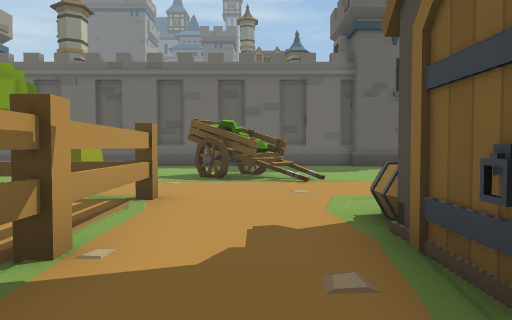
view 1 (above)

21 first-person views from a walk through a Unity game level. The camera is 1.5 m above the floor, tilts 2° down and sees 70° across. The floor is counted in squares, 2 m on a side. Each view is taken from the middle of a square. On the plan, view 1 faces up. The plan holds only what a view shows up to about 11 squares ahead; the rest is blank. The place goes on beyond the plan. Some animated figures are left out. Some surface patterns are stand-ins.

view 2
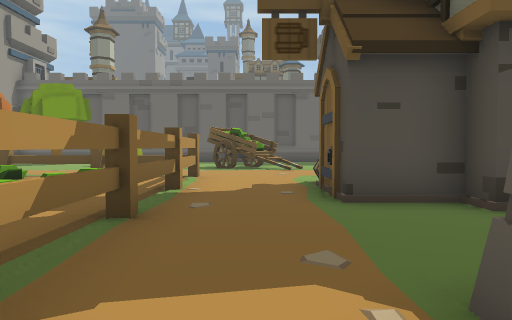

view 3
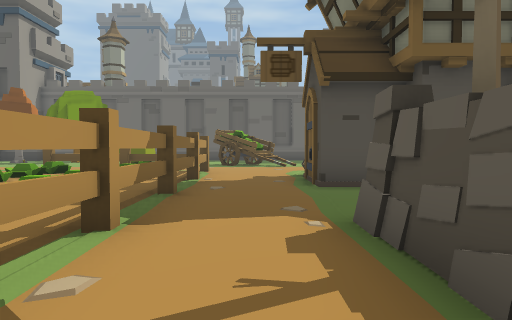

view 4
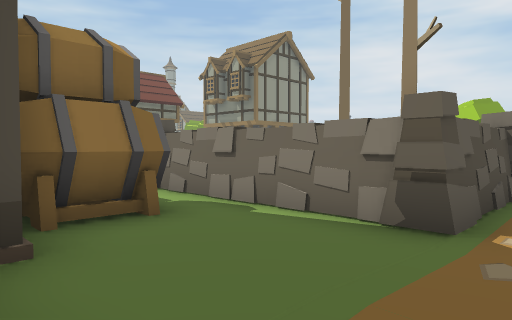

view 5
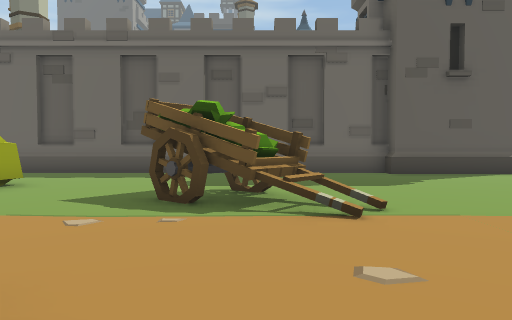

view 6
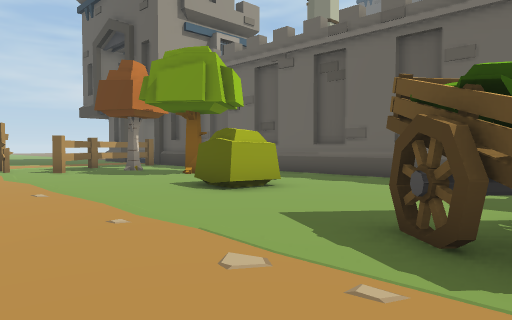

view 7
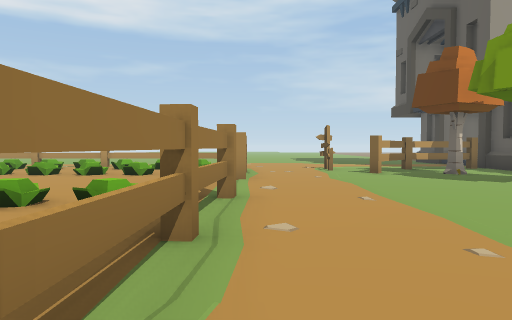

view 8
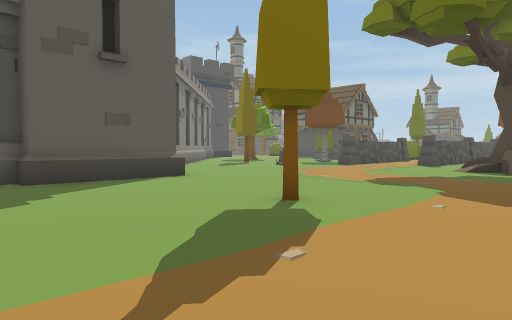

view 9
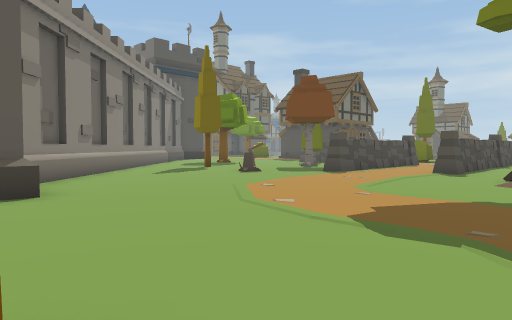

view 10
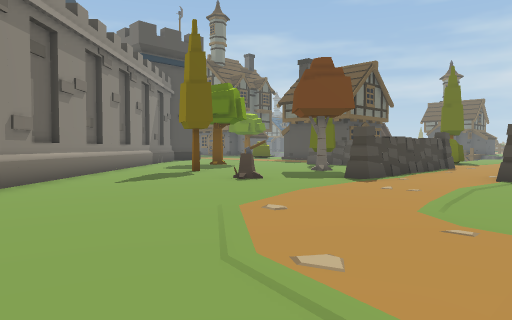

view 11
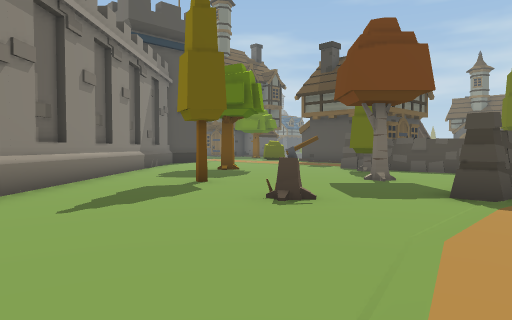

view 12
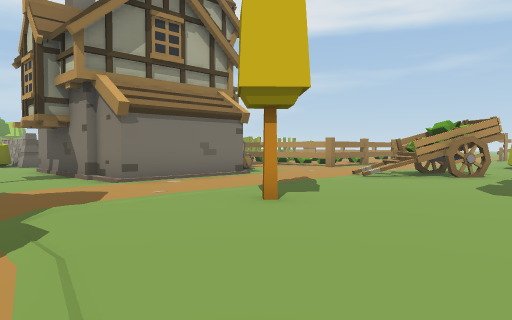

view 13
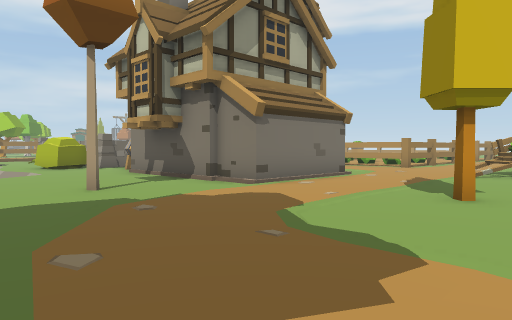

view 14
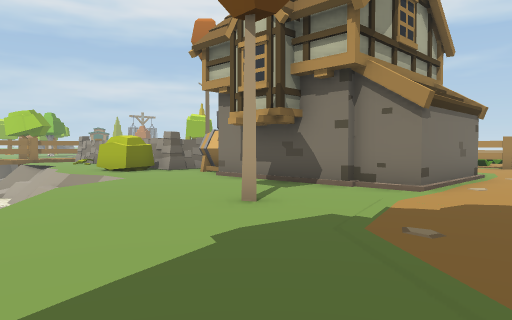

view 15
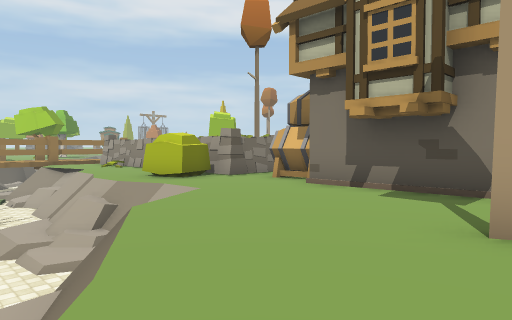

view 16
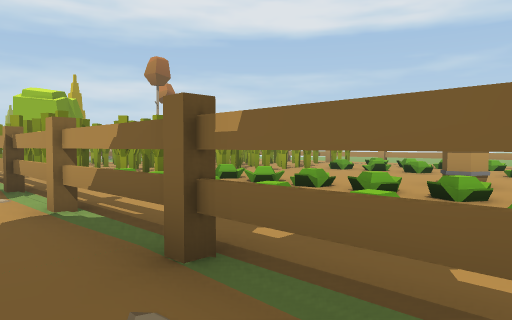

view 17
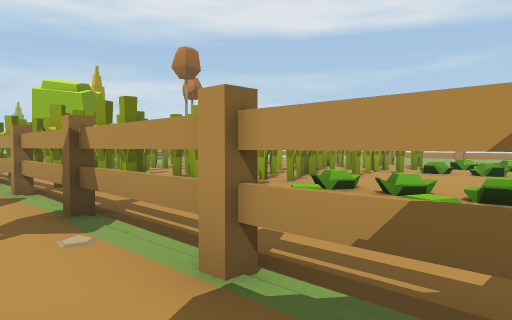

view 18
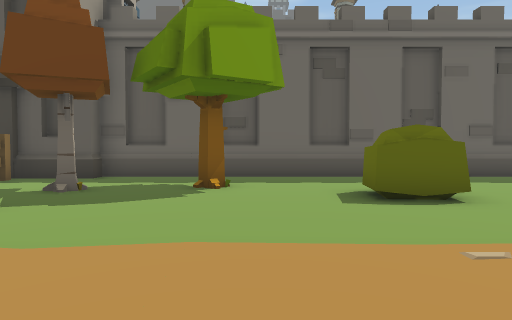

view 19
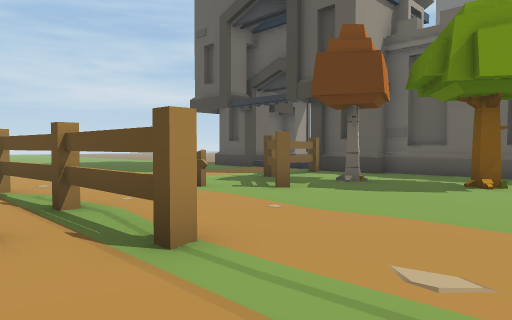

view 20
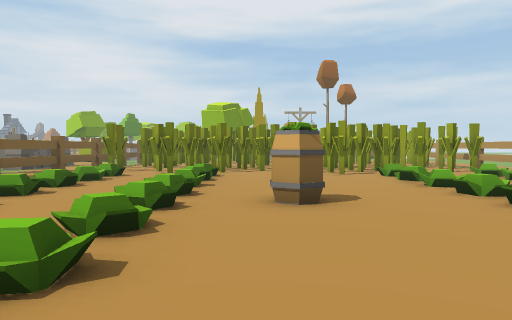

view 21
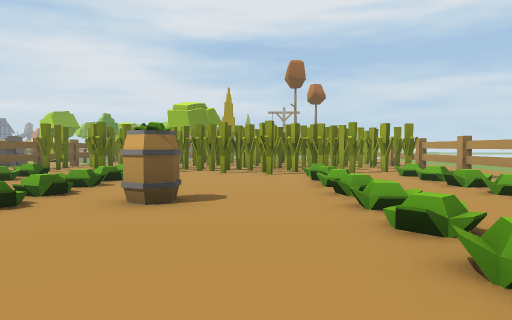

### Floor plan
Key: @ floor where view 1 was taken; # wall or solid block; x gap in a wall; . main floor; : floor 0.5 m higher than the main floor; + floor 0.75 m higher than the main floor; - floor 2.25 m lower than the main floor; / step, stairs or slope; = window, fence, low wall or low ledge; ^ raised ledge; T tree; H house; W tower; S signpost; B barrel; O other object.
Columns run from 13 left of view 1 to 19 right of it. Each row starts with its distance up from view 1.
 24                            ##
 23                           ##..
 22                          ##....O
 21                         ##......
 20                        ##........
 19                       ##....T....
 18                  WW  ##..........
 17                      #.........T.
 16                      ......O.....
 15 #####################...........
 14 .............  ..............OOOO
 13 .............. ..................
 12 .T..T.........................OO
 11 O......TT.......................
 10 OO..........##.............../..
  9 ............###....T........=
  8 S............./............^#
  7 ..........................
  6 .###.......................
  5 O#.....OOO##....####.......
  4    /...//  O..HHHHHHH.T...
  3   //...//  O..HH    H..../
  2  .#/...=/ =##.HHH   H....=
  1  ...........#.HHH   H...#=
  0  .=/.BB//.=x#@...HHH...  /
 -1 /.//...//.+.#....HHH../ /-
 -2 /.//...//.:.#........./=/-
 -3 =.#/...=/.=.#.OTOOOOOT.///
 -4 ............#.OO   OTT.//
 -5 =.=##.....=.#.OOT    .///
 -6 ###########.#.OO     .//

Where each view was taken, in squares from view 1:
view 1: 0 up, 0 right, facing up
view 2: 4 down, 0 right, facing up
view 3: 6 down, 0 right, facing up
view 4: 1 up, 0 right, facing down-right
view 5: 4 up, 0 right, facing up
view 6: 6 up, 0 right, facing up-left
view 7: 6 up, 1 left, facing left
view 8: 6 up, 2 right, facing up-right
view 9: 8 up, 6 right, facing up-right
view 10: 10 up, 8 right, facing up-right
view 11: 13 up, 10 right, facing up-right
view 12: 13 up, 10 right, facing down-left
view 13: 11 up, 12 right, facing down-left
view 14: 8 up, 13 right, facing down-left
view 15: 5 up, 13 right, facing down-left
view 16: 2 up, 0 right, facing down-left
view 17: 1 down, 0 right, facing down-left
view 18: 5 up, 8 left, facing up
view 19: 4 up, 7 left, facing up-left
view 20: 5 up, 7 left, facing down
view 21: 5 up, 9 left, facing down
